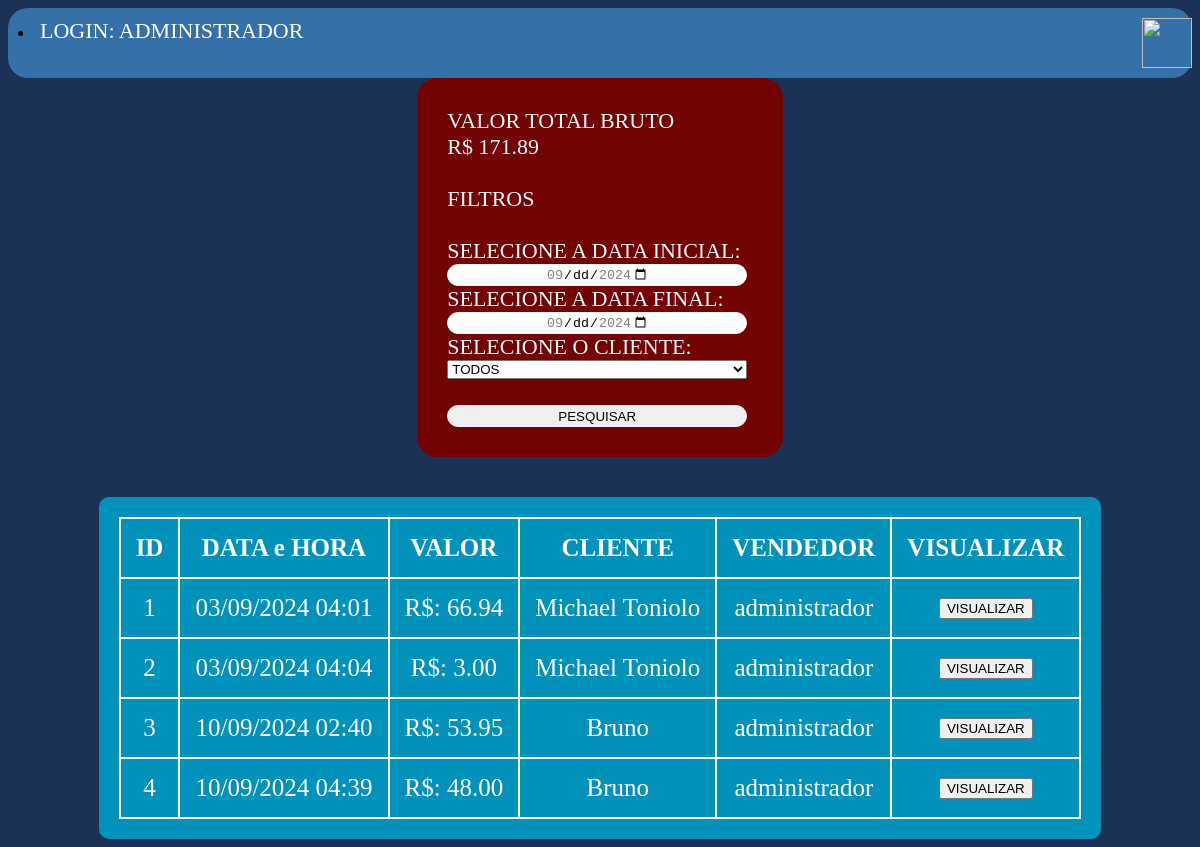
The app's page /venda-lista.php (signed in) with its own data.
### tables this page shows
CREATE TABLE tb_venda(
    ven_id INT NOT NULL AUTO_INCREMENT PRIMARY KEY,
    ven_datavenda DATETIME NOT NULL,
    ven_totalvenda DECIMAL(10,2) NOT NULL,
    fk_iv_cod_iv VARCHAR(100) NOT NULL,
    fk_cli_id INT NOT NULL,
    fk_usu_id INT NOT NULL
);

CREATE TABLE tb_clientes(
    cli_id INT NOT NULL AUTO_INCREMENT PRIMARY KEY,
    cli_cpf VARCHAR(30) NULL,
    cli_nome VARCHAR(100) NOT NULL,
    cli_email VARCHAR(100),
    cli_cel VARCHAR(15),
    cli_status CHAR(1)
);

CREATE TABLE tb_usuarios(
    usu_id INT NOT NULL AUTO_INCREMENT PRIMARY KEY,
    usu_login VARCHAR(100) NOT NULL,
    usu_email VARCHAR(100) NOT NULL,
    usu_senha VARCHAR(100) NOT NULL,
    usu_status CHAR(1) NOT NULL
);

### venda-lista.php (the view, shortened to what this page needs)
<?php
include("conectadb.php");
include("topo.php");
$selectdatamin = "SELECT MIN(ven_datavenda) FROM tb_venda";
$selectdatamax = "SELECT MAX(ven_datavenda) FROM tb_venda";
$resultado_data_min = mysqli_query($link,$selectdatamin);
$resultado_data_max = mysqli_query($link,$selectdatamax);
$data_min = mysqli_fetch_array($resultado_data_min);
$data_max = mysqli_fetch_array($resultado_data_max);
$data_min_string = date("Y-m-d", strtotime($data_min[0]));
$data_max_string = date("Y-m-d", strtotime($data_max[0]));
if ($_SERVER['REQUEST_METHOD'] == 'POST'){
    $idcliente = $_POST['idcliente'];
    $datainicial = $_POST['datainicial'];
    $datafinal = $_POST['datafinal'];
    if ($datainicial < 0){
    $datainicial = $data_min_string;
    }
    if ($datafinal < 0 ){
    $datafinal = $data_max_string;
    }
    $sql = "SELECT
        v.ven_id, v.ven_datavenda, v.ven_totalvenda, v.fk_iv_cod_iv, v.fk_cli_id, v.fk_usu_id,
        c.cli_nome, u.usu_login
    FROM
        tb_venda v
    JOIN
        tb_clientes c ON v.fk_cli_id = c.cli_id
    JOIN
        tb_usuarios u ON v.fk_usu_id = u.usu_id
    WHERE
        v.ven_datavenda BETWEEN '$datainicial 0:0:0' AND '$datafinal 23:59:59' ";
 $valortotal = "SELECT SUM(ven_totalvenda) FROM tb_venda
                WHERE
                ven_datavenda BETWEEN '$datainicial 0:0:0' AND '$datafinal 23:59:59' ";
    if ($idcliente == 'todos' ){
        $retorno = mysqli_query($link, $sql. "ORDER BY v.ven_id");
        $retornovalortotal = mysqli_query($link, $valortotal. "ORDER BY ven_id" );
    }else{
        $sql .= " AND c.cli_id = ". $idcliente . " ORDER BY ven_id";
        $retorno = mysqli_query($link,$sql);
        $valortotal .=  " AND fk_cli_id = ". $idcliente . " ORDER BY ven_id";
        $retornovalortotal = mysqli_query($link,$valortotal);
    }
}else{
    $sql = "SELECT
        v.ven_id, v.ven_datavenda, v.ven_totalvenda, v.fk_iv_cod_iv, v.fk_cli_id, v.fk_usu_id,
        c.cli_nome, u.usu_login
    FROM
        tb_venda v
    JOIN
        tb_clientes c ON v.fk_cli_id = c.cli_id
    JOIN
        tb_usuarios u ON v.fk_usu_id = u.usu_id";
    $retorno = mysqli_query($link, $sql. " ORDER BY v.ven_id");
    $valortotal = "SELECT SUM(ven_totalvenda) FROM tb_venda";
    $retornovalortotal = mysqli_query($link, $valortotal);
}
?>
<!DOCTYPE html>
<html lang="pt-br">
<head>
    <link rel="stylesheet" href="css/estilo.css">
</head>
<body>
    <div class="container-global">
        <form class="formulario" action="venda-lista.php" method = "post">
            <label> VALOR TOTAL BRUTO </label>
             <?php
             while ($tblvalortotal = mysqli_fetch_array($retornovalortotal)){
                echo "R$ ". $tblvalortotal[0];
             }?>
             <br><br>
             <label> FILTROS </label>
             <br>
             <label for="data"> SELECIONE A DATA INICIAL:</label>
             <input id="datainicial" name="datainicial"
             min="<?=$data_min_string?>" max="<?=$data_max_string?>" type="date">
             <label for="data"> SELECIONE A DATA FINAL:</label>
             <input id="datafinal" name="datafinal"
             min="<?=$data_min_string?>" max="<?=$data_max_string?>" type="date">
             <label>SELECIONE O CLIENTE:</label>
             <select name='idcliente'>
                <option value='todos'>TODOS</option>
             </select>
                <br>
                <input type="submit" value="PESQUISAR">
        </form>
    </div>
<br>
    <div class="container-listaproduto">
        <table class="lista">
            <tr>
                <th>ID</th>
                <th>DATA e HORA</th>
                <th>VALOR</th>
                <th>CLIENTE</th>
                <th>VENDEDOR</th>
                <th>VISUALIZAR</th>
            </tr>
            <?php
                while($tbl = mysqli_fetch_array($retorno)){
                 ?>
            <tr>
                <td><?=$tbl[0]?></td>
                <?php $data_formatada = date("d/m/Y h:i", strtotime($tbl[1]));?>
                <td><?=$data_formatada?></td>
                <td>R$: <?=$tbl[2]?></td>
                <td><?=$tbl[6]?></td>
                <td><?=$tbl[7]?></td>
                <td><a href="vendas-visualizar.php?id=<?=$tbl[3]?>">
                        <input type="button" value="VISUALIZAR">
                    </a>
                </td>
            </tr>
            <?php
                }
                ?>
        </table>
    </div>
</body>
</html>

### topo.php (shortened to what this page needs)
<?php
$nomeusuario = $_SESSION['nomeusuario'];
?>
<div class="topo">
    <?php
        if ($nomeusuario != null) {
        ?>
        <li class="perfil"><label>LOGIN: <?= strtoupper($nomeusuario)?></label></li>
    <?php
        }
        else {
            echo"<script>window.alert('USUARIO NÃO LOGADO');window.location.href='login.php';</script>";
        }
    ?>
    <a href="backoffice.php"><img src='icons/Navigation-left-01-256.png'width="50" height="50"></a>
</div>

### css/estilo.css (style rules this page uses)
body { background-color: #1c3156; }
.container-global { display: flex; justify-content: center; flex-wrap: wrap; background-color: #1c3156; }
.formulario { display: flex; justify-content: center; align-content: center; flex-flow: column; padding: 30px 3% 30px 30px; width: 300px; height: auto; background-color: #730202; border-radius: 20px; color: aliceblue; font-size: 22px; font-family: Cambria, Cochin, Georgia, Times, 'Times New Roman', serif; }
.formulario input { display: flex; justify-content: center; height: 22px; border-radius: 20px; border: aliceblue 1px solid; }
.topo { display: flex; justify-content: space-between; background-color: #3670a8; height: 50px; width: auto; border-radius: 20px; padding: 10px 10px 10px 10px; }
.topo label { margin-top: 8px; font-size: 22px; color: #ffffff; }
.topo a { width: 40px; height: 40px; }
.container-listausuarios, .container-listacliente, .container-listaproduto { display: flex; flex-flow: column; align-content: center; align-items: center; }
.lista { display: flex; flex-flow: row; justify-content: center; background-color: #0092ba; padding: 20px; border-radius: 10px; border-collapse: collapse; width: auto; height: auto; }
td, tr, th { color: #ffffff; border: #fff 2px solid; font-size: 25px; padding: 15px; text-align: center; }

### records on screen
tb_venda: ven_id "1", ven_datavenda "03/09/2024 04:01", ven_totalvenda "66.94", fk_cli.cli_nome "Michael Toniolo", fk_usu.usu_login "administrador"
tb_venda: ven_id "2", ven_datavenda "03/09/2024 04:04", ven_totalvenda "3.00", fk_cli.cli_nome "Michael Toniolo", fk_usu.usu_login "administrador"
tb_venda: ven_id "3", ven_datavenda "10/09/2024 02:40", ven_totalvenda "53.95", fk_cli.cli_nome "Bruno", fk_usu.usu_login "administrador"
tb_venda: ven_id "4", ven_datavenda "10/09/2024 04:39", ven_totalvenda "48.00", fk_cli.cli_nome "Bruno", fk_usu.usu_login "administrador"

### other values on screen
$nomeusuario "ADMINISTRADOR"
$tblvalortotal[0] "171.89"
